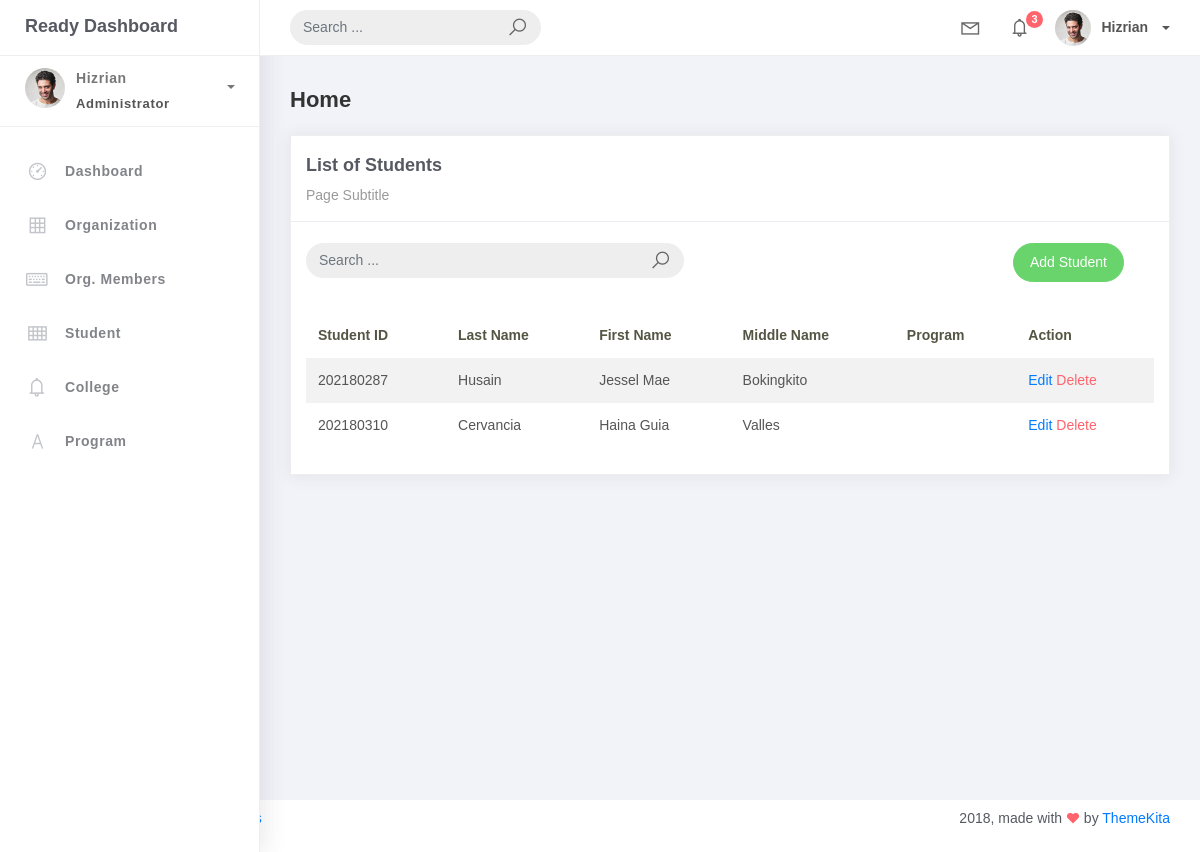
Page /student_list/ on the earlier database version.
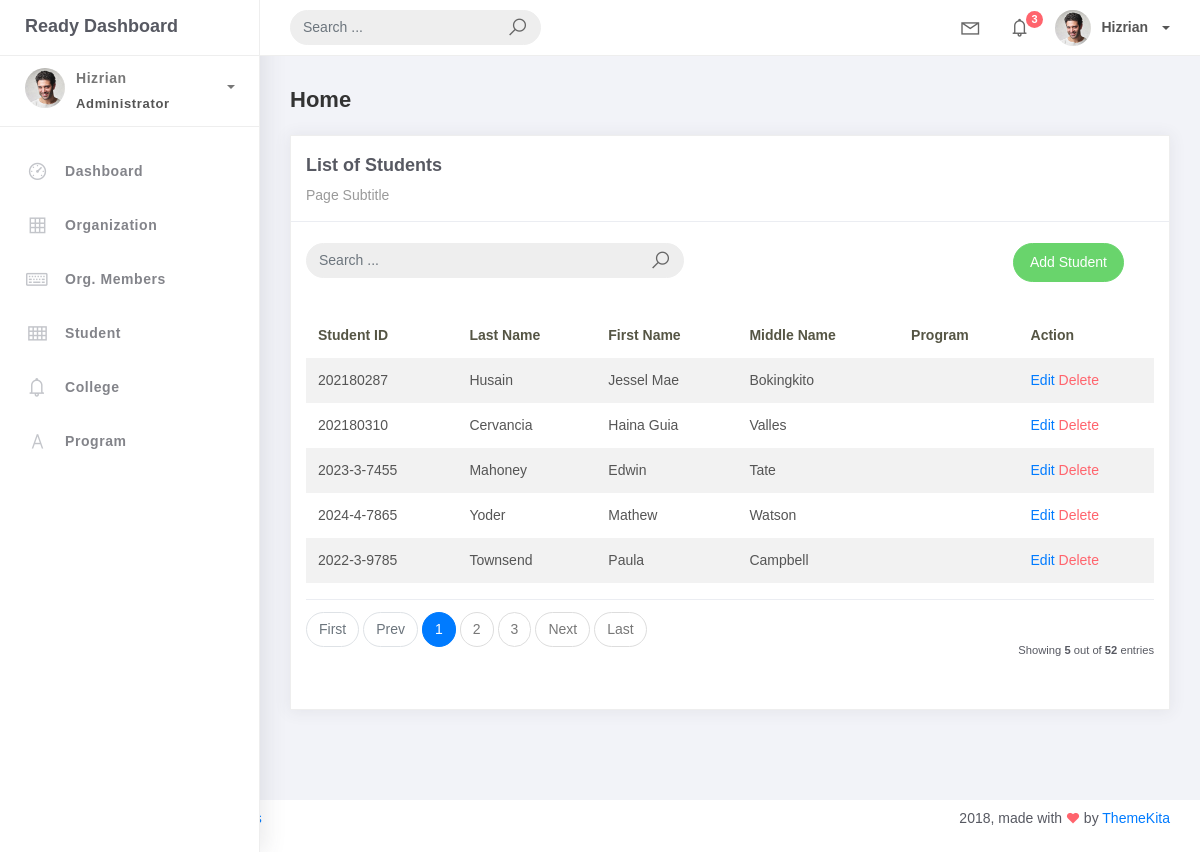
Same page on the later database version.
### studentorg/models.py (models this page shows, shortened)
class BaseModel(models.Model):
    created_at = models.DateTimeField(auto_now_add=True, db_index=True)
    updated_at = models.DateTimeField(auto_now=True)
    class Meta:
        abstract = True

class Student(BaseModel):
    student_id = models.CharField(max_length=15)
    lastname = models.CharField(max_length=25)
    firstname = models.CharField(max_length=25)
    middlename = models.CharField(max_length=25, blank=True, null=True)
    program = models.ForeignKey(Program, on_delete=models.CASCADE)

### studentorg/views.py (the view)
# urls.py: path('student_list/', StudentList.as_view(), name='student_list'),
class StudentList(ListView):
    model = Student
    context_object_name = 'students'
    template_name = 'student_list.html'
    paginate_by = 5

### templates/Student_list.html
{% extends 'base.html' %} {% load static %} {% block content %}
<div class="content">
    <div class="container-fluid">
        <h4 class="page-title">Home</h4>
        <div class="row">
            <div class="col-md-12">
                <div class="card">
                    <div class="card-header">
                    <div class="card-title">List of Students</div>
                    <div class="card-category">Page Subtitle</div>
                </div>
                <br />
                <div class="col-md-12 row">
                    <div class="col-md-6">
                        <form class="navbar-left navbar-form nav-search mr-md-3" action="">
                            <div class="input-group">
                                <input type="text" placeholder="Search ..." class="form-control" />
                                <div class="input-group-append">
                                    <span class="input-group-text">
                                        <i class="la la-search search-icon"></i>
                                    </span>
                                </div>
                            </div>
                        </form>
                    </div>
                    <div class="col-md-6">
                        <div class="pull-right">
                            <a href="{% url 'student-add' %}" class="btn btn-success btn-rounded">Add Student</a>
                        </div>
                    </div>
                </div>
                <div class="card-body">
                    <table class="table table-striped mt-3">
                        <thead>
                            <tr>
                                <th scope="col">Student ID</th>
                                <th scope="col">Last Name</th>
                                <th scope="col">First Name</th>
                                <th scope="col">Middle Name</th>
                                <th scope="col">Program</th>
                                <th scope="col">Action</th>
                            </tr>
                        </thead>
                        <tbody>
                            {% for student in object_list %}
                            <tr>
                                <td>{{ student.student_id }}</td>
                                <td>{{ student.lastname }}</td>
                                <td>{{ student.firstname }}</td>
                                <td>{{ student.middlename|default:"" }}</td>
                                <td>{{ student.program.program_name }}</td>
                                <td>
                                    <a href="{% url 'student-update' student.id %}">Edit</a>
                                    <a href="{% url 'student-delete' student.id %}" class="text-danger">Delete</a>
                                </td>
                            </tr>
                            {% empty %}
                            <tr>
                                <td colspan="6" style="text-align: center;">
                                    <p class="text-sm font-weight-bold mb-0">No Records Found</p>
                                </td>
                            </tr>
                            {% endfor %}
                        </tbody>
                    </table>
                    {% include 'includes/pagination.html' %}
                </div>
            </div>
        </div>
    </div>
</div>
{% endblock %}

Differences in the rows shown:
added Student: student_id "2023-3-7455", lastname "Mahoney", firstname "Edwin", middlename "Tate"
added Student: student_id "2024-4-7865", lastname "Yoder", firstname "Mathew", middlename "Watson"
added Student: student_id "2022-3-9785", lastname "Townsend", firstname "Paula", middlename "Campbell"
Other differences:
{{ object_list.count }}: (not shown) → "5"
{{ paginator.count }}: (not shown) → "52"
text now shown: "First Prev Next Last Showing out of entries"
new list line: "1"
new list line: "2"
new list line: "3"
